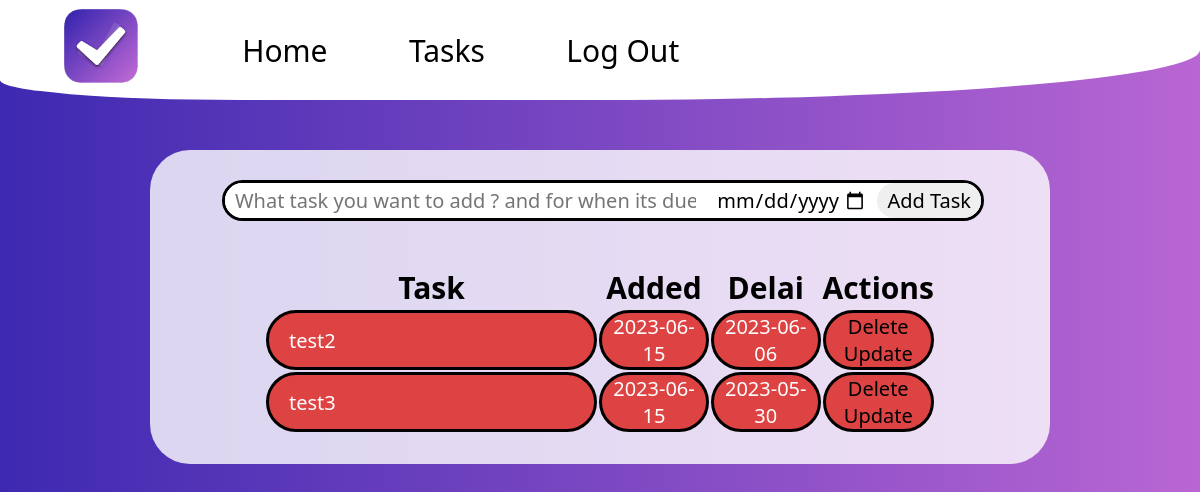
The page /tasks (signed in) on the database its author committed.
### server.py (models this page shows, shortened)
class task(db.Model):
    id = db.Column(db.Integer, primary_key=True)
    content = db.Column(db.String(100),nullable=False)
    date_created = db.Column(db.Date,default=datetime.utcnow)
    date_due = db.Column(db.Date)
    done = db.Column(db.Boolean, default=False)
    user_id = db.Column(db.Integer)

### server.py (the view)
@app.route('/tasks', methods=['POST','GET'])
def tasks():
    if session.get('email'):
        session['id'] = db.session.query(user).filter(user.email == session.get("email")).first().id
        tasks = task.query.filter(task.user_id == session['id'])
        today_date = datetime.today().date()
        if request.method == 'POST':
            task_content = request.form['task_added']
            task_due = (request.form['task_date'])
            task_due = datetime.strptime(task_due, "%Y-%m-%d")
            new_task = task(content=task_content, date_due=task_due,user_id=session["id"])
            try:
                print("creating task")
                print(type(task_due))
                db.session.add(new_task)
                db.session.commit()
                return redirect(url_for("tasks"))
            except:
                return "error creating task"
        else:
            return render_template("tasks.html",param=session.get('email'),tasks=tasks,today=today_date)
    else:
        flash("You need to log in to access to your tasks",category="error")
        return redirect(url_for("home"))

### templates/tasks.html (shortened to what this page needs)
{% extends 'navbar.html' %}
{% block content %}
<div class="tasks">
    <form action="/tasks" method="POST">
        <div class="addtask">
            <input type="text" id="task_added" name="task_added" placeholder="What task you want to add ? and for when its due to ?" required>
            <input type="date" name="task_date" id="task_date" required>
            <input type="submit" value="Add Task">
        </div>
    </form>
    <br><br>
    {% if tasks.count()==0 %}
    <h2>You dont have any tasks to do</h2>
    {% else %}
    <table>
        <tr>
            <th>Task</th>
            <th>Added</th>
            <th>Delai</th>
            <th>Actions</th>
        </tr>
        {% for task in tasks %}
        {% if task.done %}
        <tr class="done">
        {% elif task.date_due < today %}
        <tr class="passed">
        {% else %}
        <tr class="not_done">
        {% endif %}
                <td>{{ task.content }}</td>
                <td>{{ task.date_created }}</td>
                <td>{{ task.date_due }}</td>
                <td><a href="/delete/{{task.id}}">Delete</a> <br> <a href="/update/{{task.id}}">Update</a></td>
        </tr>
        {% endfor %}
    </table>
    {% endif %}
</div>
{% endblock %}

### static/style.css (style rules this page uses)
* { margin: 0; font-family: 'Segoe UI', Tahoma, Geneva, Verdana, sans-serif; padding: 0; }
body { background: rgb(185,102,211); background: linear-gradient(90deg, rgba(61,41,177,1) 0%, rgba(185,102,211,1) 100%); display: flex; flex-direction: column; justify-content: center; align-items: center; }
a { text-decoration: none; color: black ; transition: all 0.3s; }
.tasks { margin: 50px; padding: 30px; width: 70%; display: flex; flex-direction: column; justify-content: center; align-items: center; background-color: rgba(255, 255, 255, 0.8); border-radius: 40px; height: auto; }
.tasks form { width: 90%; }
.tasks .addtask { border: solid; background-color: white; border-radius: 40px; padding: 0; width: 100%; font-size: 20px; display: flex; justify-content: space-between; }
.tasks .addtask #task_added { border-radius: 40px; font-size: 20px; height: 35px; padding: 0 10px ; border: none; width: 80%; }
.tasks .addtask input[type="submit"] { border-radius: 40px; font-size: 20px; height: 35px; padding: 0 10px ; border: none; width: 15%; }
.tasks .addtask input[type="date"] { border-radius: 40px; font-size: 20px; height: 35px; padding: 0 10px ; border: none; width: 20%; }
table { width: 80%; }
table th { font-size: 30px; margin: 0; padding: 0; height: 40px; }
table td { font-size: 20px; height: 40px; margin: 2px; border: solid; text-align: center; border-radius: 40px; background-color: white; }
table td:first-child { width: 50%; text-align: left; padding-left: 20px; }
table .passed td { background-color: rgb(222, 67, 67); color: white; border: solid black; }

### rows shown on the page
task: content "test2", date_created "2023-06-15", date_due "2023-06-06"
task: content "test3", date_created "2023-06-15", date_due "2023-05-30"
